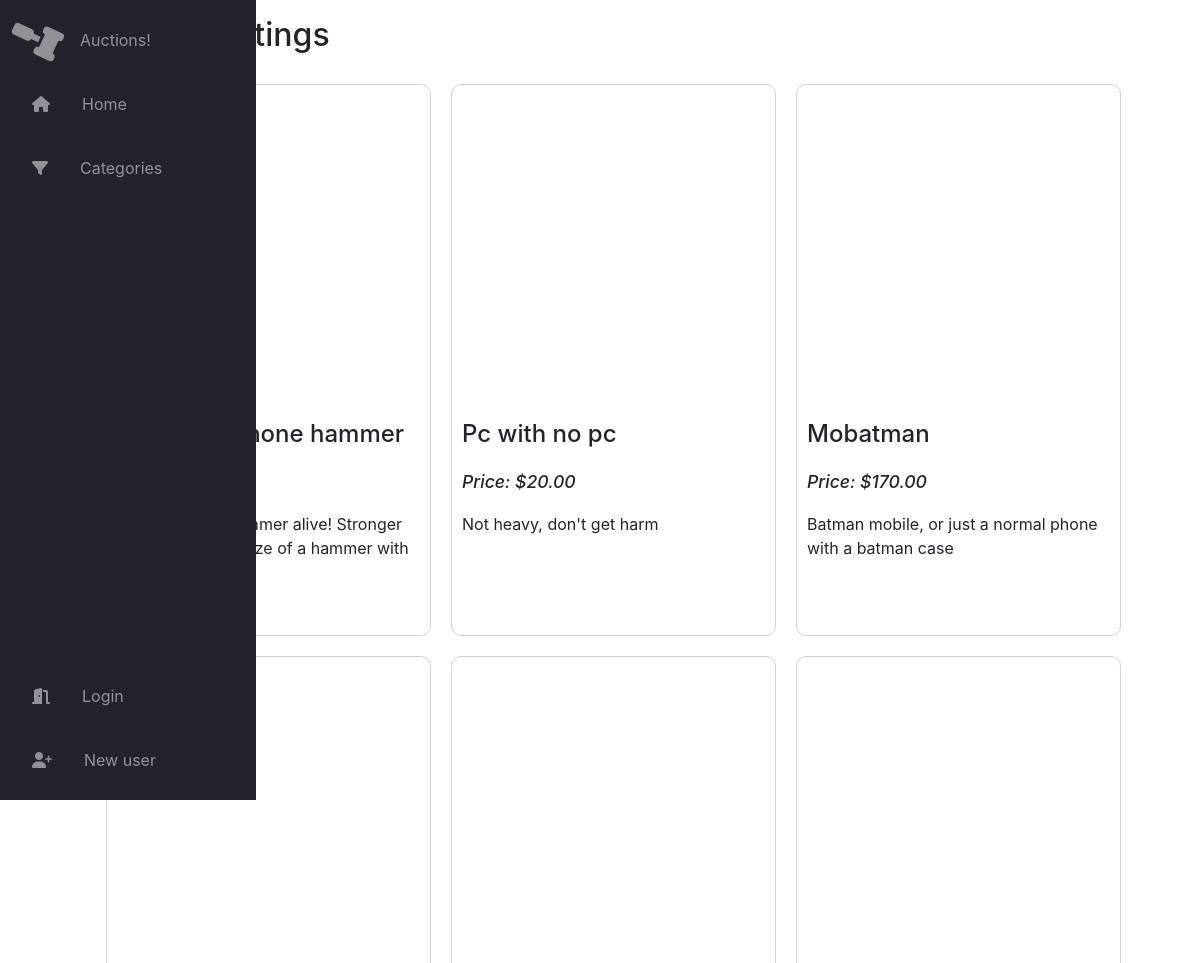
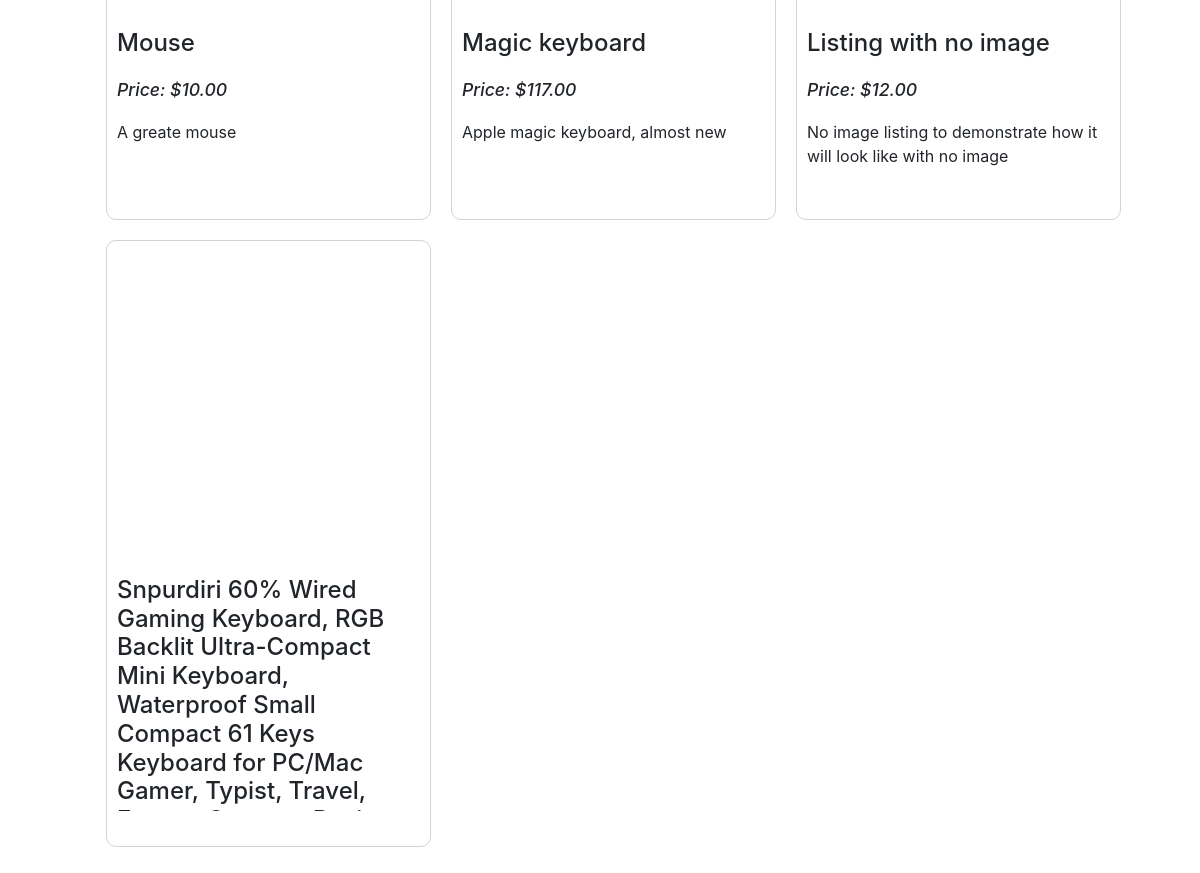
The app's page /, older data (2 pictures, top to bottom).
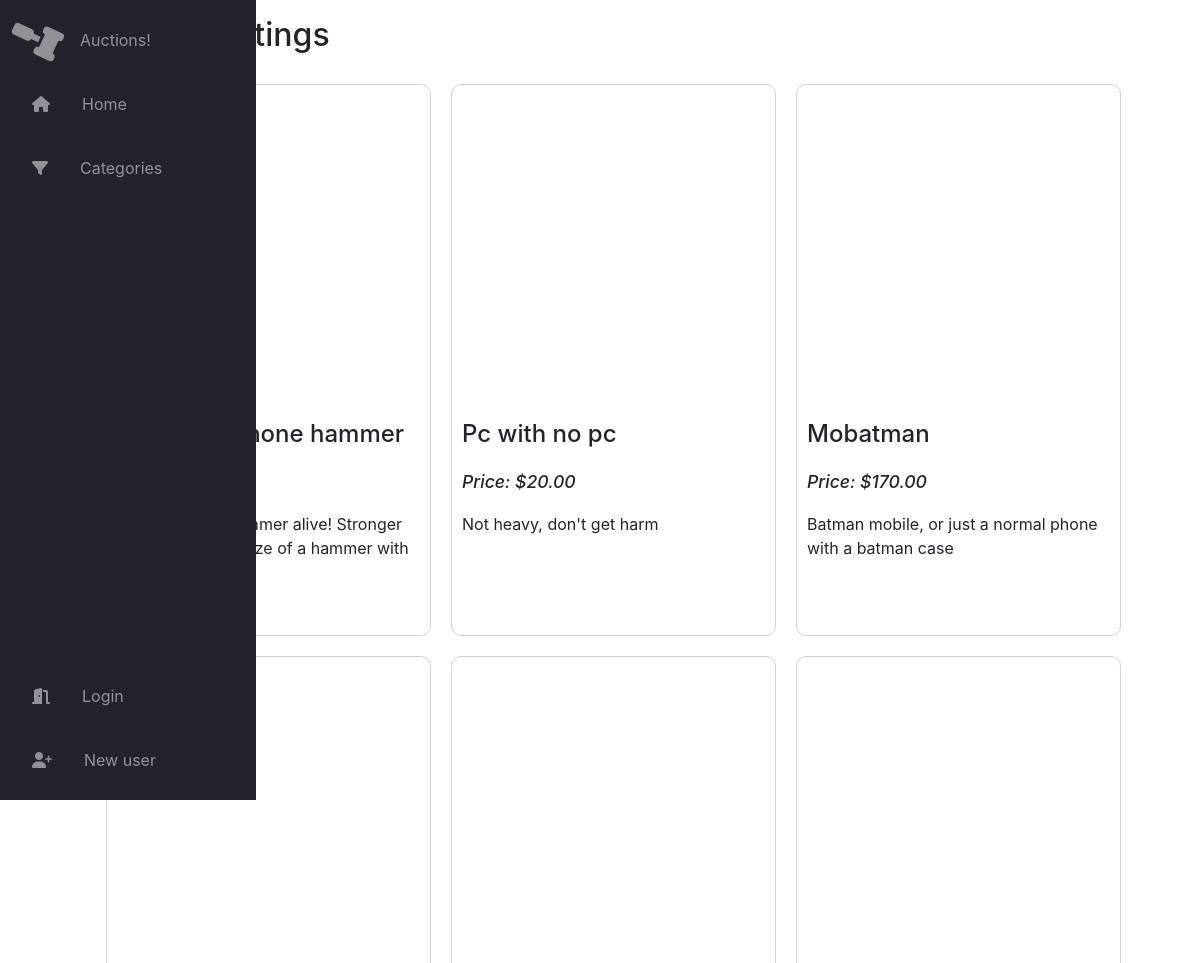
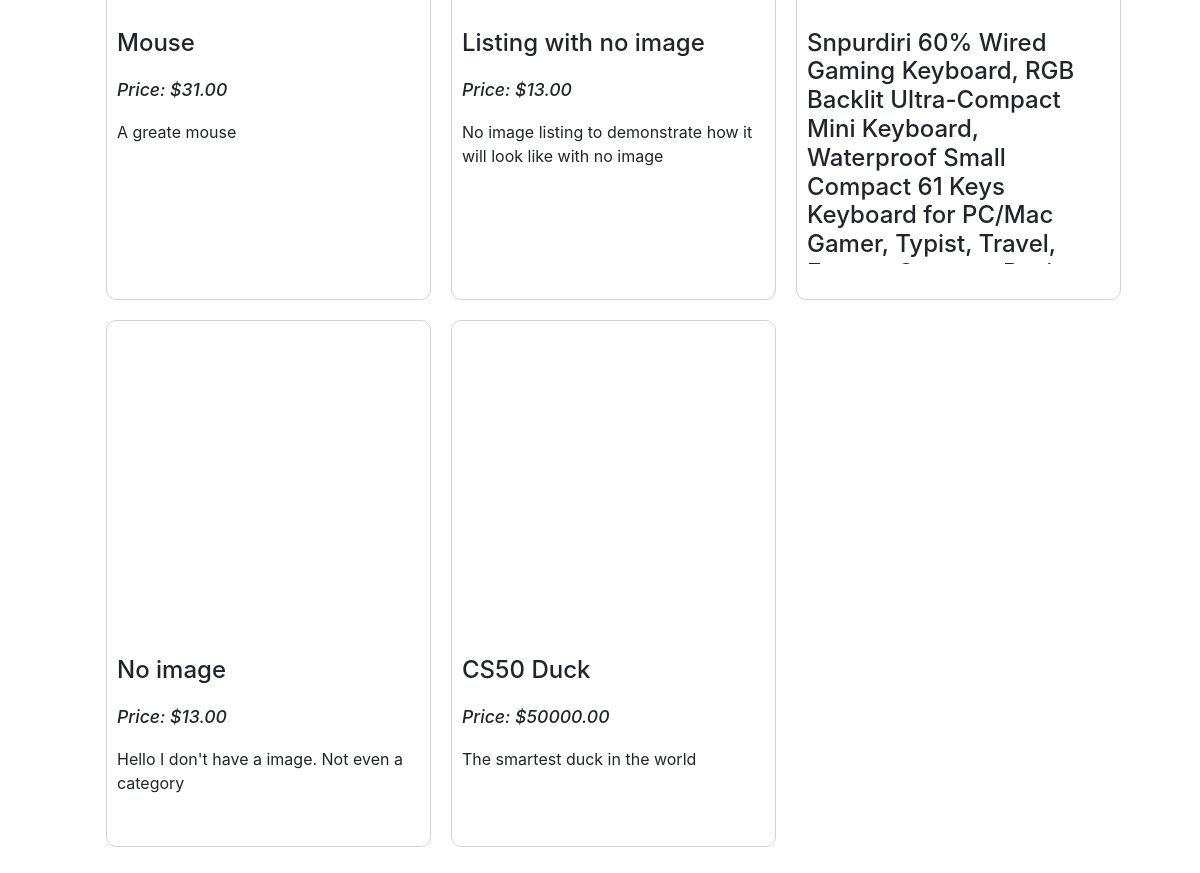
The same page, newer data (2 pictures, top to bottom).
### auctions/models.py (models this page shows, shortened)
class Listings(models.Model):
    bidsUntilNow = models.IntegerField(default=0)
    category = models.CharField(max_length=30, blank=True, null=True)
    description = models.CharField(max_length=300)
    imageUrl = models.URLField(blank=True, null=True)
    currentBid = models.DecimalField(default=0, max_digits=8, decimal_places=2)
    title = models.CharField(max_length=64)
    winner_id = models.IntegerField(blank=True, null=True)
    is_close = models.BooleanField(default=False)
    FK_user = models.ForeignKey(User, on_delete=models.CASCADE)

### auctions/views.py (the view)
# urls.py: path("", views.index, name="index"),
def index(request):
    active_listings = Listings.objects.filter(is_close=False)
    if len(active_listings) > 0:
        context = {'active_listings': active_listings}
    else:
        context = {'active_listings': None}
    return render(request, "auctions/index.html", context)

### auctions/templates/auctions/index.html
{% extends "auctions/layout.html" %}
{% block body %}
    <h2 class="title-page">Active Listings</h2>
    <div class="container-index">
    {% if active_listings == None %}
        <p>No active listings by now, would like to try?</p>
    {% else %}
        {% for listing in active_listings %}
            <a href="{% url 'listing_page' listing.id %}" class="active-listing">
                {% if listing.imageUrl != "" and listing.imageUrl != none %}
                    <div class="active-listing-image" style="background-image: url('{{listing.imageUrl}}');"></div>
                {% else %}
                    <div class="active-listing-image" style="background-image: url('https://web.ipca.pt/sap/wp-content/codevision/resources/images/no-image.jpg');"></div>
                {% endif %}
                <div class="active-listing-details">
                    <h4>{{listing.title}}</h4>
                    <p class="index-description price">Price: ${{listing.currentBid}}</p>
                    <p class="index-description">{{listing.description}}</p>
                </div>
            </a>
        {% endfor %}
    {% endif %}
    </div>
{% endblock %}

### auctions/templates/auctions/layout.html (shortened to what this page needs)
{% load static %}
<!DOCTYPE html>
<html lang="en">
    <head>
        <link rel="stylesheet" href="https://stackpath.bootstrapcdn.com/bootstrap/4.4.1/css/bootstrap.min.css">
        <link href="{% static 'auctions/styles.css' %}" rel="stylesheet">
    </head>
    <body>
        <nav class="navbar">
            <ul class="navbar-nav">
                <li class="navbar-item main-item">
                    <a href="{% url 'index' %}" class="navbar-link">
                        <i class="fa-solid fa-gavel fa-3x logo"></i>
                        <span class="link-text">Auctions!</span>
                    </a>
                </li>
                <li class="navbar-item ">
                    <a href="{% url 'index' %}" class="navbar-link">
                        <i class="fa-solid fa-house"></i>
                        <span class="link-text">Home</span>
                    </a>
                </li>
                <li class="navbar-item">
                    <a href="{% url 'categories' 'all' %}" class="navbar-link">
                        <i class="fa-solid fa-filter"></i>
                        <span class="link-text">Categories</span>
                    </a>
                </li>
                {% if user.is_authenticated %}
                    <li class="navbar-item">
                        <a href="{% url 'my_watchlist' %}" class="navbar-link">
                            <i class="fa-solid fa-eye "></i>
                            <span class="link-text">Watchlist</span>
                        </a>
                    </li>
                    <li class="navbar-item">
                        <a href="{% url 'new_listing' %}" class="navbar-link">
                            <i class="fa-solid fa-plus "></i>
                            <span class="link-text">New listing</span>
                        </a>
                    </li>
                    <li class="navbar-item navbar-bottom-item">
                        <span class="navbar-link">
                            <i class="fa-solid fa-user"></i>
                            <span class="link-text">{{user.username}}</span>
                        </span>
                    </li>
                    <li class="navbar-item ">
                        <a href="{% url 'logout' %}" class="navbar-link">
                            <i class="fa-solid fa-door-closed"></i>
                            <span class="link-text">Logout</span>
                        </a>
                    </li>
                {% else %}
                    <li class="navbar-item navbar-bottom-item">
                        <a href="{% url 'login' %}" class="navbar-link">
                            <i class="fa-solid fa-door-open "></i>
                            <span class="link-text">Login</span>
                        </a>
                    </li>
                    <li class="navbar-item">
                        <a href="{% url 'register' %}" class="navbar-link">
                            <i class="fa-solid fa-user-plus "></i>
                            <span class="link-text">New user</span>
                        </a>
                    </li>
                {% endif %}
            </ul>
        </nav>
        <main>
            {% block body %}
            {% endblock %}
        </main>
    </body>
</html>

### auctions/static/auctions/styles.css (style rules this page uses)
body { margin: 0; max-width: 2200px; padding: 0; }
main { margin-left: 5rem; padding: 1rem; }
.title-page { margin-left: 10px; margin-bottom: 20px; }
.navbar { background-color: #23232e; height: 100vh; position: fixed; transition: all 200ms ease; width: 5rem; z-index: 1; }
.navbar-nav { display: flex; flex-direction: column; height: 100%; list-style: none; margin: 0; padding: 0; width: 100%; }
.logo { margin: 0 !important; transform: rotate(0deg); transition: transform 300ms ease-in-out; }
.navbar-item { width: 100%; }
.navbar-link { align-items: center; color: white; height: 4rem; display: flex; filter: grayscale(100%) opacity(0.5); transition: 300ms ease; }
.navbar-link i { margin: 0 1rem }
.link-text { display: none; margin-left: 1rem; transition: all 300ms ease; }
.navbar-bottom-item { margin-top: auto; }
.container-index { display: flex; flex-wrap: wrap; }
.active-listing { border: solid 1px lightgray; border-radius: 10px; color: inherit; display: flex; flex-direction: column; margin: 10px; padding: 5px; transition: all 200ms ease; width: 325px; }
.active-listing-image { background-position:50% 50%; background-repeat: no-repeat; background-size:contain; border-radius: 10px; height: 300px; margin-inline: auto; width: 300px; }
.active-listing-details { margin: 30px 5px 30px 5px; vertical-align: middle; max-height: 235px; overflow-y: scroll; }
.index-description.price { font-size: 1.1rem; font-style: italic; font-weight: 500; margin-top: 20px; }

Row changes from the older to the newer data that the page shows:
no longer on this page (row edited): Listings: title "Magic keyboard", currentBid "117.00", description "Apple magic keyboard, almost new"
changed Listings "Mouse": currentBid "10.00" → "31.00"
changed Listings "Listing with no image": currentBid "12.00" → "13.00"
added Listings: title "No image", currentBid "13.00", description "Hello I don't have a image. Not even a category"
added Listings: title "CS50 Duck", currentBid "50000.00", description "The smartest duck in the world"
